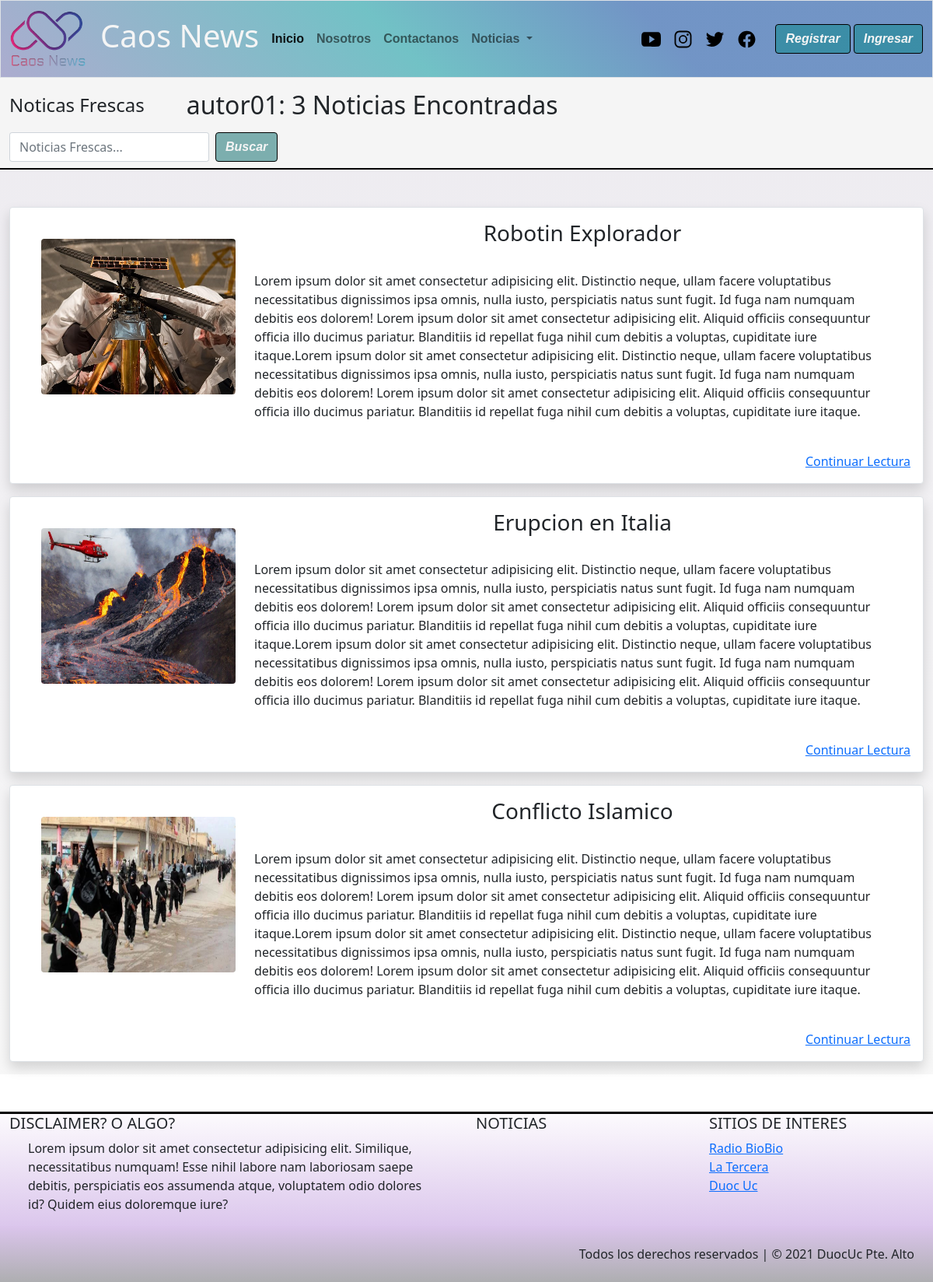
Page /filtro_autor/autor01/ on the earlier database version.
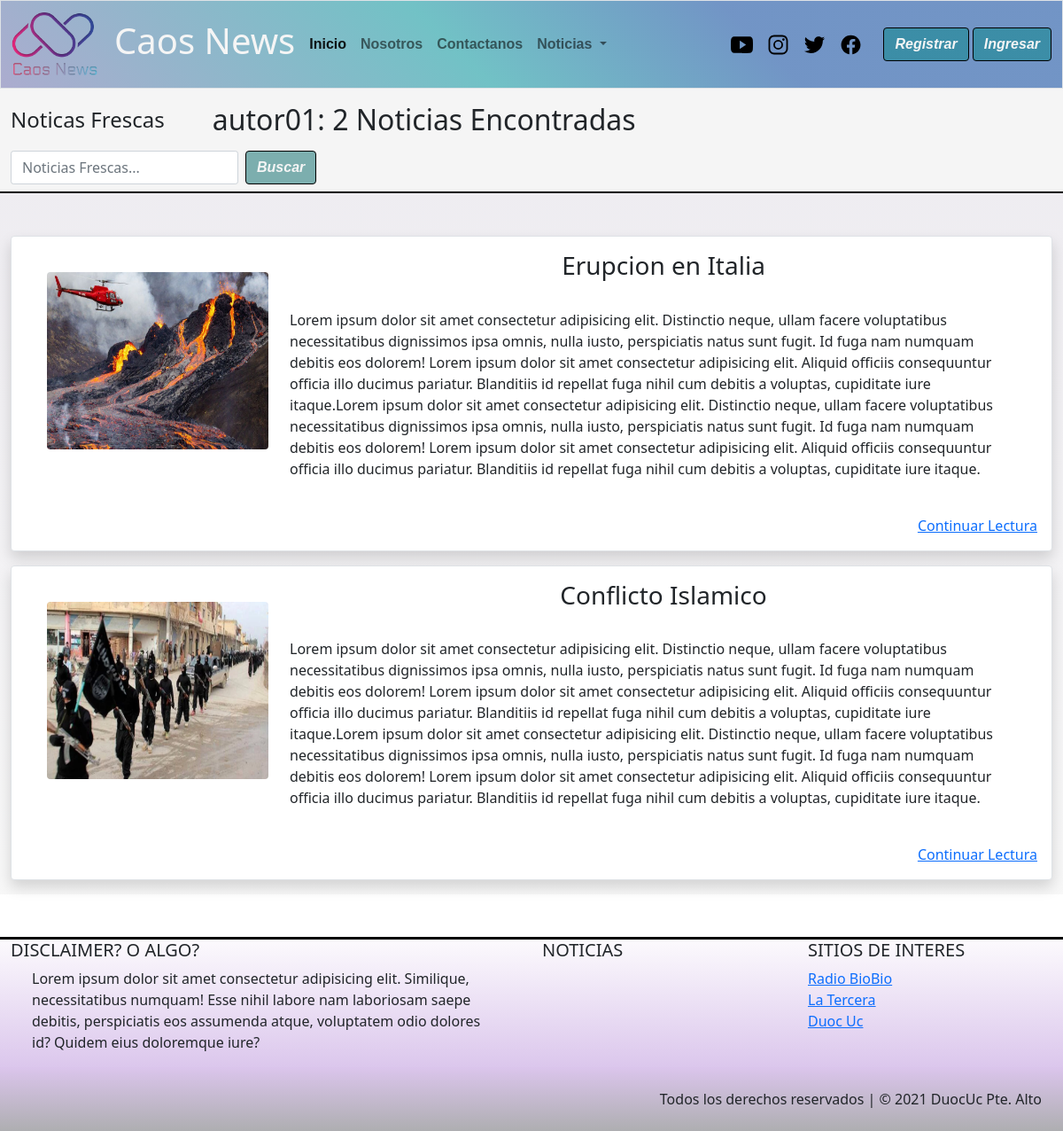
Same page on the later database version.
### caos_news/models.py (models this page shows, shortened)
class Noticia(models.Model):
    nombre_not = models.CharField(primary_key= True, max_length=50)
    fecha_not = models.DateField(default=datetime.date.today)
    redac =  models.TextField()
    img_not = models.ImageField(upload_to='noticias',null=True)
    publicar = models.BooleanField(default=False)
    comentario = models.TextField(null=True,default='Sin observaciones')
    autor = models.ForeignKey(User,null=True, on_delete=models.CASCADE)
    categoria = models.ForeignKey(Categoria, on_delete=models.CASCADE)

### caos_news/views.py (the view)
# urls.py: path('filtro_autor/<id>/',filtro_autor,name='f_autor'),
def filtro_autor(request,id):
    user = User.objects.get(username=id)
    categoria = Categoria.objects.all()
    noti_all = Noticia.objects.filter(publicar=True,autor = user)
    cantidad = Noticia.objects.filter(publicar=True,autor = user).count()
    contexto = {"categorias":categoria,"noticias":noti_all,"cantidad":cantidad,"autor":user}
    return render(request, 'busque_autor.html',contexto)

### caos_news/templates/busque_autor.html (shortened to what the changed rows need)
{% extends "base.html" %}
{% load static %}
{% block contenido %}
<main>
        <nav class="navbar sticky-top" id="barra-busqueda">
            <div class="container-fluid ">
                <span class="navbar-text" style="margin-right: 40%;">
                    {% if cantidad == 1 %}
                        <h2>{{autor}}: {{cantidad}} Noticia Encontrada </h2>
                    {% elif cantidad == 0 %}
                        <h2>{{autore}}: Nada </h2>
                    {% else %}
                        <h2>{{autor}}: {{cantidad}} Noticias Encontradas </h2>
                    {% endif %}
                </span>
            </div>
        </nav>
<section class="container-fluid mt-5 mb-5">
    <div class="row">
        <div class="col-12 col-lg-12">
            {%if cantidad > 0 %}
                {% for noti in noticias %}
                    <div class="d-grid gap-3">
                        <div class="p-3 bg-light border shadow mb-3 bg-body rounded">
                            <div class="float-start">
                                <img src="{{noti.img_not.url}}"
                                    class=" m-4 rounded-2  animate__animated animate__fadeIn" alt="..." width="250"
                                    height="200">
                            </div>
                            <div class="mx-auto m-l-3">
                                <div class="text m-l-2 md-sm-center animate__animated ">
                                    <h3 class="text-center animate__animated animate__backInRight">{{noti.nombre_not}}</h3>
                                    <p class="p-4">
                                        {{noti.redac}}
                                    </p>
                                </div>
                                <div class="text-end animate__animated animate__fadeInDown"><a
                                        href="{% url 'noti' noti.nombre_not %}">Continuar Lectura</a>
                                </div>
                            </div>
                        </div>
                    </div>
                {% endfor %}
            {% else %}
                <div class="alert alert-info" role="alert">
                    Lo sentimos no encontramos nada
                </div>
            {%endif%}
        </div>
    </div>
</section>
{% endblock contenido %}

Differences in the rows shown:
no longer on this page (row edited): Noticia: img_not (picture), nombre_not "Robotin Explorador", redac "Lorem ipsum dolor sit amet consectetur adipisicing elit. Distinctio neque, ullam facere voluptatibus necessitatibus dignissimos ipsa omnis, nulla iusto, perspiciatis natus sunt fugit. Id fuga nam numquam debitis eos dolorem! Lorem ipsum dolor sit amet consectetur adipisicing elit. Aliquid officiis consequuntur officia illo ducimus pariatur. Blanditiis id repellat fuga nihil cum debitis a voluptas, cupiditate iure itaque.Lorem ipsum dolor sit amet consectetur adipisicing elit. Distinctio neque, ullam facere voluptatibus necessitatibus dignissimos ipsa omnis, nulla iusto, perspiciatis natus sunt fugit. Id fuga nam numquam debitis eos dolorem! Lorem ipsum dolor sit amet consectetur adipisicing…"
Other differences:
{{ cantidad }}: "3" → "2"
